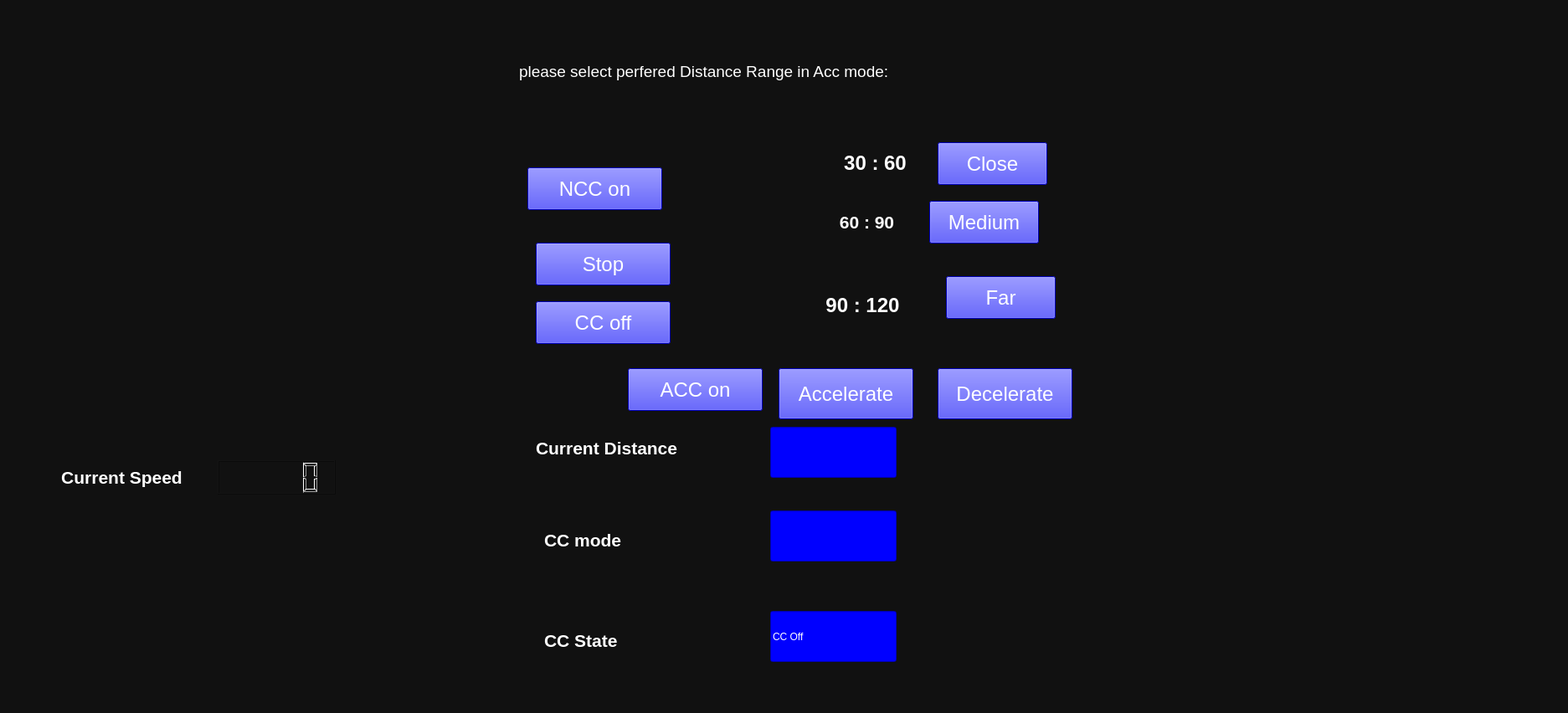
<?xml version="1.0" encoding="UTF-8"?>
<ui version="4.0">
 <class>MainWindow</class>
 <widget class="QMainWindow" name="MainWindow">
  <property name="geometry">
   <rect>
    <x>0</x>
    <y>0</y>
    <width>1873</width>
    <height>852</height>
   </rect>
  </property>
  <property name="windowTitle">
   <string>MainWindow</string>
  </property>
  <property name="styleSheet">
   <string notr="true">background-color: rgb(17, 17, 17);</string>
  </property>
  <widget class="QWidget" name="centralwidget">
   <widget class="AnalogueGauageWidget" name="widget" native="true">
    <property name="geometry">
     <rect>
      <x>130</x>
      <y>100</y>
      <width>411</width>
      <height>401</height>
     </rect>
    </property>
   </widget>
   <widget class="QLCDNumber" name="lcd">
    <property name="geometry">
     <rect>
      <x>260</x>
      <y>550</y>
      <width>141</width>
      <height>41</height>
     </rect>
    </property>
   </widget>
   <widget class="QLabel" name="label">
    <property name="geometry">
     <rect>
      <x>40</x>
      <y>550</y>
      <width>211</width>
      <height>41</height>
     </rect>
    </property>
    <property name="font">
     <font>
      <pointsize>8</pointsize>
     </font>
    </property>
    <property name="styleSheet">
     <string notr="true">background color: rgb(170, 255, 0)</string>
    </property>
    <property name="text">
     <string>&lt;html&gt;&lt;head/&gt;&lt;body&gt;&lt;p align=&quot;center&quot;&gt;&lt;span style=&quot; font-size:16pt; font-weight:600; color:#ffffff;&quot;&gt;Current Speed&lt;/span&gt;&lt;/p&gt;&lt;/body&gt;&lt;/html&gt;</string>
    </property>
   </widget>
   <widget class="QPushButton" name="Range3">
    <property name="geometry">
     <rect>
      <x>1130</x>
      <y>330</y>
      <width>131</width>
      <height>51</height>
     </rect>
    </property>
    <property name="font">
     <font>
      <family>MS Shell Dlg 2</family>
      <pointsize>18</pointsize>
      <weight>50</weight>
      <italic>false</italic>
      <bold>false</bold>
     </font>
    </property>
    <property name="styleSheet">
     <string notr="true">background:rgb(0, 0, 255);
font: 18pt &quot;MS Shell Dlg 2&quot;;
color: white</string>
    </property>
    <property name="text">
     <string>Far</string>
    </property>
   </widget>
   <widget class="QPushButton" name="Range1">
    <property name="geometry">
     <rect>
      <x>1120</x>
      <y>170</y>
      <width>131</width>
      <height>51</height>
     </rect>
    </property>
    <property name="font">
     <font>
      <family>MS Shell Dlg 2</family>
      <pointsize>18</pointsize>
      <weight>50</weight>
      <italic>false</italic>
      <bold>false</bold>
     </font>
    </property>
    <property name="styleSheet">
     <string notr="true">background:rgb(0, 0, 255);
font: 18pt &quot;MS Shell Dlg 2&quot;;
color: white</string>
    </property>
    <property name="text">
     <string>Close</string>
    </property>
   </widget>
   <widget class="QLabel" name="label_8">
    <property name="geometry">
     <rect>
      <x>960</x>
      <y>340</y>
      <width>141</width>
      <height>51</height>
     </rect>
    </property>
    <property name="font">
     <font>
      <pointsize>12</pointsize>
      <weight>50</weight>
      <bold>false</bold>
     </font>
    </property>
    <property name="text">
     <string>&lt;html&gt;&lt;head/&gt;&lt;body&gt;&lt;p align=&quot;center&quot;&gt;&lt;span style=&quot; font-size:18pt; font-weight:600; color:#ffffff;&quot;&gt;90 : 120&lt;/span&gt;&lt;/p&gt;&lt;/body&gt;&lt;/html&gt;</string>
    </property>
   </widget>
   <widget class="QLabel" name="label_6">
    <property name="geometry">
     <rect>
      <x>990</x>
      <y>170</y>
      <width>111</width>
      <height>51</height>
     </rect>
    </property>
    <property name="font">
     <font>
      <pointsize>12</pointsize>
     </font>
    </property>
    <property name="text">
     <string>&lt;html&gt;&lt;head/&gt;&lt;body&gt;&lt;p align=&quot;center&quot;&gt;&lt;span style=&quot; font-size:18pt; font-weight:600; color:#ffffff;&quot;&gt;30 : 60&lt;/span&gt;&lt;/p&gt;&lt;/body&gt;&lt;/html&gt;</string>
    </property>
   </widget>
   <widget class="QPushButton" name="Range2">
    <property name="geometry">
     <rect>
      <x>1110</x>
      <y>240</y>
      <width>131</width>
      <height>51</height>
     </rect>
    </property>
    <property name="font">
     <font>
      <family>MS Shell Dlg 2</family>
      <pointsize>18</pointsize>
      <weight>50</weight>
      <italic>false</italic>
      <bold>false</bold>
     </font>
    </property>
    <property name="styleSheet">
     <string notr="true">background:rgb(0, 0, 255);
font: 18pt &quot;MS Shell Dlg 2&quot;;
color: white</string>
    </property>
    <property name="text">
     <string>Medium</string>
    </property>
   </widget>
   <widget class="QLabel" name="label_7">
    <property name="geometry">
     <rect>
      <x>980</x>
      <y>240</y>
      <width>111</width>
      <height>51</height>
     </rect>
    </property>
    <property name="font">
     <font>
      <pointsize>12</pointsize>
     </font>
    </property>
    <property name="text">
     <string>&lt;html&gt;&lt;head/&gt;&lt;body&gt;&lt;p align=&quot;center&quot;&gt;&lt;span style=&quot; font-size:16pt; font-weight:600; color:#ffffff;&quot;&gt;60 : 90&lt;/span&gt;&lt;/p&gt;&lt;/body&gt;&lt;/html&gt;</string>
    </property>
   </widget>
   <widget class="QPushButton" name="NCC">
    <property name="geometry">
     <rect>
      <x>630</x>
      <y>200</y>
      <width>161</width>
      <height>51</height>
     </rect>
    </property>
    <property name="font">
     <font>
      <family>MS Shell Dlg 2</family>
      <pointsize>18</pointsize>
      <weight>50</weight>
      <italic>false</italic>
      <bold>false</bold>
     </font>
    </property>
    <property name="styleSheet">
     <string notr="true">background:rgb(0, 0, 255);
font: 18pt &quot;MS Shell Dlg 2&quot;;
color: white</string>
    </property>
    <property name="text">
     <string>NCC on</string>
    </property>
   </widget>
   <widget class="QPushButton" name="accel">
    <property name="geometry">
     <rect>
      <x>930</x>
      <y>440</y>
      <width>161</width>
      <height>61</height>
     </rect>
    </property>
    <property name="font">
     <font>
      <family>MS Shell Dlg 2</family>
      <pointsize>18</pointsize>
      <weight>50</weight>
      <italic>false</italic>
      <bold>false</bold>
     </font>
    </property>
    <property name="styleSheet">
     <string notr="true">background:rgb(0, 0, 255);
font: 18pt &quot;MS Shell Dlg 2&quot;;
color: white</string>
    </property>
    <property name="text">
     <string>Accelerate</string>
    </property>
   </widget>
   <widget class="QPushButton" name="decl">
    <property name="geometry">
     <rect>
      <x>1120</x>
      <y>440</y>
      <width>161</width>
      <height>61</height>
     </rect>
    </property>
    <property name="font">
     <font>
      <family>MS Shell Dlg 2</family>
      <pointsize>18</pointsize>
      <weight>50</weight>
      <italic>false</italic>
      <bold>false</bold>
     </font>
    </property>
    <property name="styleSheet">
     <string notr="true">background:rgb(0, 0, 255);
font: 18pt &quot;MS Shell Dlg 2&quot;;
color: white</string>
    </property>
    <property name="text">
     <string>Decelerate</string>
    </property>
   </widget>
   <widget class="QPushButton" name="stop">
    <property name="geometry">
     <rect>
      <x>640</x>
      <y>290</y>
      <width>161</width>
      <height>51</height>
     </rect>
    </property>
    <property name="font">
     <font>
      <family>MS Shell Dlg 2</family>
      <pointsize>18</pointsize>
      <weight>50</weight>
      <italic>false</italic>
      <bold>false</bold>
     </font>
    </property>
    <property name="styleSheet">
     <string notr="true">background:rgb(0, 0, 255);
font: 18pt &quot;MS Shell Dlg 2&quot;;
color: white</string>
    </property>
    <property name="text">
     <string>Stop</string>
    </property>
   </widget>
   <widget class="QPushButton" name="CC">
    <property name="geometry">
     <rect>
      <x>640</x>
      <y>360</y>
      <width>161</width>
      <height>51</height>
     </rect>
    </property>
    <property name="font">
     <font>
      <family>MS Shell Dlg 2</family>
      <pointsize>18</pointsize>
      <weight>50</weight>
      <italic>false</italic>
      <bold>false</bold>
     </font>
    </property>
    <property name="styleSheet">
     <string notr="true">background:rgb(0, 0, 255);
font: 18pt &quot;MS Shell Dlg 2&quot;;
color: white</string>
    </property>
    <property name="text">
     <string>CC off</string>
    </property>
   </widget>
   <widget class="QPushButton" name="ACC">
    <property name="geometry">
     <rect>
      <x>750</x>
      <y>440</y>
      <width>161</width>
      <height>51</height>
     </rect>
    </property>
    <property name="font">
     <font>
      <family>MS Shell Dlg 2</family>
      <pointsize>18</pointsize>
      <weight>50</weight>
      <italic>false</italic>
      <bold>false</bold>
     </font>
    </property>
    <property name="styleSheet">
     <string notr="true">background:rgb(0, 0, 255);
font: 18pt &quot;MS Shell Dlg 2&quot;;
color: white</string>
    </property>
    <property name="text">
     <string>ACC on</string>
    </property>
   </widget>
   <widget class="QLabel" name="label_5">
    <property name="geometry">
     <rect>
      <x>650</x>
      <y>740</y>
      <width>231</width>
      <height>51</height>
     </rect>
    </property>
    <property name="font">
     <font>
      <pointsize>16</pointsize>
      <weight>75</weight>
      <bold>true</bold>
     </font>
    </property>
    <property name="text">
     <string>&lt;html&gt;&lt;head/&gt;&lt;body&gt;&lt;p&gt;&lt;span style=&quot; color:#ffffff;&quot;&gt;CC State&lt;/span&gt;&lt;/p&gt;&lt;/body&gt;&lt;/html&gt;</string>
    </property>
   </widget>
   <widget class="QLineEdit" name="lineEdit">
    <property name="geometry">
     <rect>
      <x>920</x>
      <y>510</y>
      <width>151</width>
      <height>61</height>
     </rect>
    </property>
    <property name="styleSheet">
     <string notr="true">background:rgb(0, 0, 255);
font: 18pt &quot;MS Shell Dlg 2&quot;;
color: white</string>
    </property>
   </widget>
   <widget class="QLabel" name="label_4">
    <property name="geometry">
     <rect>
      <x>650</x>
      <y>620</y>
      <width>231</width>
      <height>51</height>
     </rect>
    </property>
    <property name="font">
     <font>
      <pointsize>16</pointsize>
      <weight>75</weight>
      <bold>true</bold>
     </font>
    </property>
    <property name="text">
     <string>&lt;html&gt;&lt;head/&gt;&lt;body&gt;&lt;p&gt;&lt;span style=&quot; color:#ffffff;&quot;&gt;CC mode&lt;/span&gt;&lt;/p&gt;&lt;/body&gt;&lt;/html&gt;</string>
    </property>
   </widget>
   <widget class="QLabel" name="label_3">
    <property name="geometry">
     <rect>
      <x>640</x>
      <y>510</y>
      <width>231</width>
      <height>51</height>
     </rect>
    </property>
    <property name="font">
     <font>
      <pointsize>16</pointsize>
      <weight>75</weight>
      <bold>true</bold>
     </font>
    </property>
    <property name="text">
     <string>&lt;html&gt;&lt;head/&gt;&lt;body&gt;&lt;p&gt;&lt;span style=&quot; color:#ffffff;&quot;&gt;Current Distance&lt;/span&gt;&lt;/p&gt;&lt;/body&gt;&lt;/html&gt;</string>
    </property>
   </widget>
   <widget class="QLabel" name="label_9">
    <property name="geometry">
     <rect>
      <x>620</x>
      <y>60</y>
      <width>551</width>
      <height>51</height>
     </rect>
    </property>
    <property name="font">
     <font>
      <pointsize>14</pointsize>
     </font>
    </property>
    <property name="text">
     <string>&lt;html&gt;&lt;head/&gt;&lt;body&gt;&lt;p&gt;&lt;span style=&quot; color:#ffffff;&quot;&gt;please select perfered Distance Range in Acc mode:&lt;/span&gt;&lt;/p&gt;&lt;/body&gt;&lt;/html&gt;</string>
    </property>
   </widget>
   <widget class="QLineEdit" name="lineEdit_2">
    <property name="geometry">
     <rect>
      <x>920</x>
      <y>610</y>
      <width>151</width>
      <height>61</height>
     </rect>
    </property>
    <property name="styleSheet">
     <string notr="true">background:rgb(0, 0, 255);
font: 18pt &quot;MS Shell Dlg 2&quot;;
color: white</string>
    </property>
   </widget>
   <widget class="QLineEdit" name="lineEdit_3">
    <property name="geometry">
     <rect>
      <x>920</x>
      <y>730</y>
      <width>151</width>
      <height>61</height>
     </rect>
    </property>
    <property name="styleSheet">
     <string notr="true">background:rgb(0, 0, 255);
font: 18pt &quot;MS Shell Dlg 2&quot;;
color: white</string>
    </property>
    <property name="text">
     <string>CC Off</string>
    </property>
   </widget>
  </widget>
  <widget class="QStatusBar" name="statusbar"/>
 </widget>
 <customwidgets>
  <customwidget>
   <class>AnalogueGauageWidget</class>
   <extends>QWidget</extends>
   <header location="global">AnalogueGauageWidget.h</header>
   <container>1</container>
  </customwidget>
 </customwidgets>
 <resources/>
 <connections/>
</ui>
